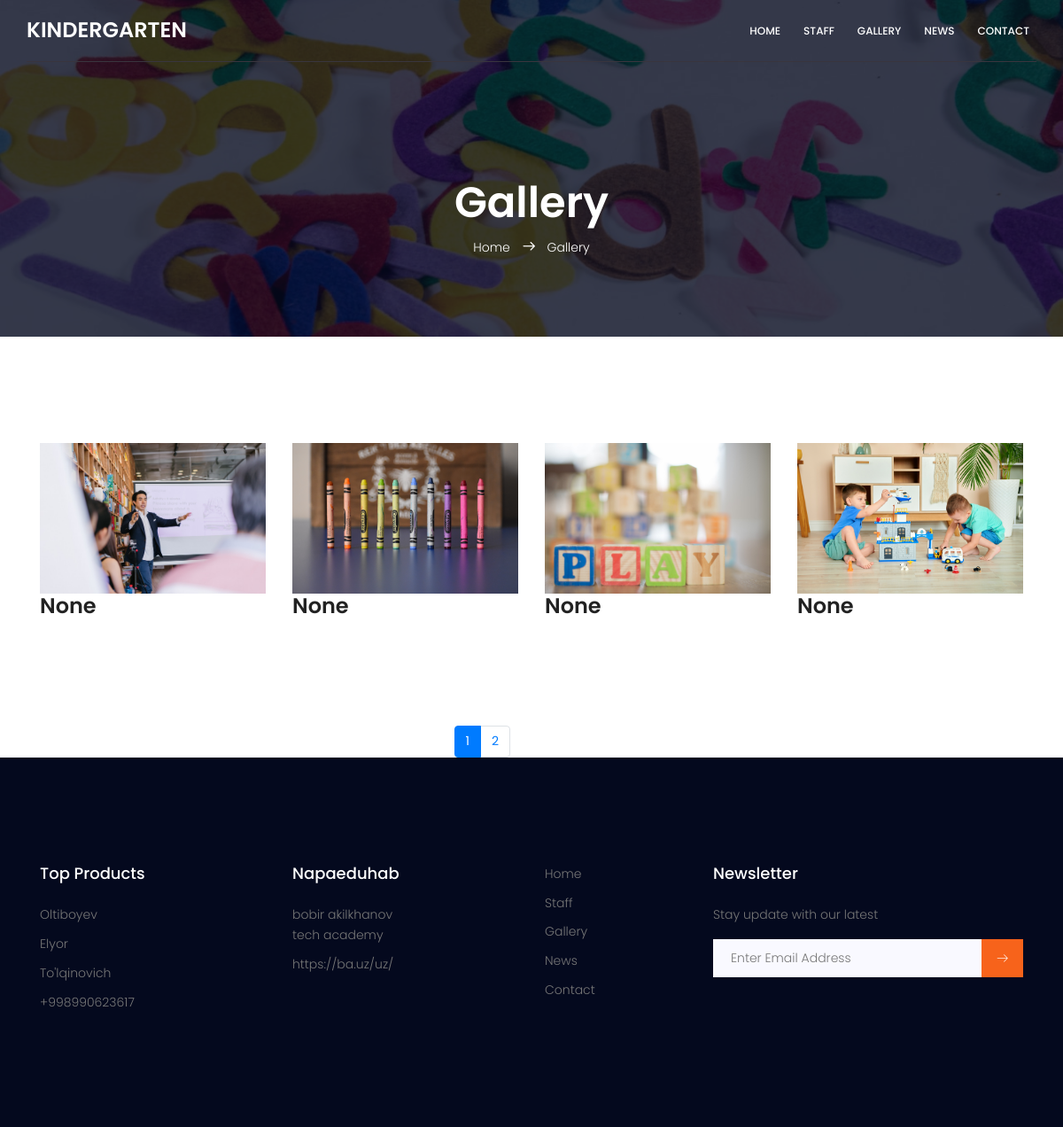
Page /gallery/ on the committed database.
### main/models.py (models this page shows)
class GalleryModel(models.Model):
    image = models.ImageField(upload_to='gallery')
    text = models.CharField(max_length=50, null=True, blank=True)
    created_at = models.DateTimeField(auto_now_add=True)
    class Meta:
        verbose_name = 'gallery'
        verbose_name_plural = 'galleries'

### main/views.py (the view)
# urls.py: path('gallery/', GalleryListView.as_view(), name='gallery'),
class GalleryListView(ListView):
    template_name = 'gallery.html'
    paginate_by = 4
    queryset = GalleryModel.objects.order_by('-pk')

### templates/gallery.html
{% extends 'base.html' %}
{% block content %}
			<section class="banner-area relative about-banner" id="home">
				<div class="overlay overlay-bg"></div>
				<div class="container">
					<div class="row d-flex align-items-center justify-content-center">
						<div class="about-content col-lg-12">
							<h1 class="text-white">
								Gallery
							</h1>
							<p class="text-white link-nav"><a href="index.html">Home </a>  <span class="lnr lnr-arrow-right"></span>  <a href="gallery.html"> Gallery</a></p>
						</div>
					</div>
				</div>
			</section>
    <section class="gallery-area section-gap">
        <div class="container">
            <div class="row">
                {% for i in object_list %}
                    <div class="item col-sm-6 col-md-4 col-lg-3">
                        <a href="{{ i.image.url }}" class="fancybox" data-fancybox="gallery1">
                            <img src="{{ i.image.url }}" alt="{{ i.text }}" width="100%" height="100%"
                                 class="img-fluid">
                        </a>
                        <h3> {{ i.text }} </h3>
                    </div>
                {% endfor %}
            </div>
        </div>
    </section>
    <div class="row ">
        <div class="col-lg-2 offset-5">
            <ul class="pagination text-center">
                {% for page in page_obj.paginator.page_range %}
                    <li class="page-item {% if page == page_obj.number %}active{% endif %}"><a class="page-link"
                                                                                               href="?page={{ page }}">{{ page }}</a>
                    </li>
                {% endfor %}
            </ul>
        </div>
    </div>
{% endblock %}

### rows in the picture
GalleryModel: image (picture), text "None"
GalleryModel: image (picture), text "None"
GalleryModel: image (picture), text "None"
GalleryModel: image (picture), text "None"

### other values in the picture
{{ page }} "1" "2"
